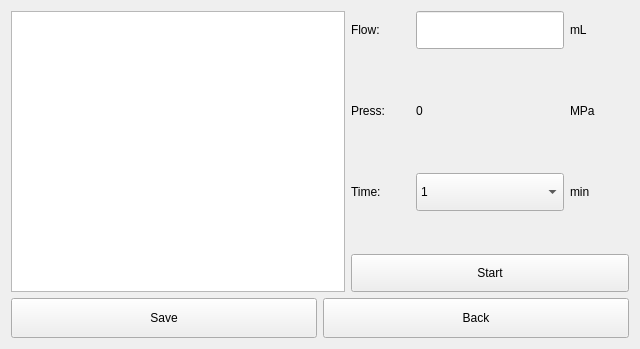
<?xml version="1.0" encoding="UTF-8"?>
<ui version="4.0">
 <class>FlowFixPageClass</class>
 <widget class="QWidget" name="FlowFixPageClass">
  <property name="geometry">
   <rect>
    <x>0</x>
    <y>0</y>
    <width>640</width>
    <height>349</height>
   </rect>
  </property>
  <property name="windowTitle">
   <string>Form</string>
  </property>
  <layout class="QGridLayout" name="gridLayout">
   <item row="0" column="0">
    <layout class="QVBoxLayout" name="verticalLayout_2" stretch="7,1">
     <item>
      <layout class="QHBoxLayout" name="horizontalLayout_4" stretch="6,5">
       <item>
        <widget class="TableCtrl" name="tableView"/>
       </item>
       <item>
        <layout class="QVBoxLayout" name="verticalLayout" stretch="1,1,1,1,1,1,1">
         <property name="spacing">
          <number>6</number>
         </property>
         <item>
          <layout class="QHBoxLayout" name="horizontalLayout_3" stretch="2,5,2">
           <item>
            <widget class="QLabel" name="label">
             <property name="sizePolicy">
              <sizepolicy hsizetype="Expanding" vsizetype="Expanding">
               <horstretch>0</horstretch>
               <verstretch>0</verstretch>
              </sizepolicy>
             </property>
             <property name="text">
              <string>Flow:</string>
             </property>
            </widget>
           </item>
           <item>
            <widget class="EditCtrl" name="flowEdit">
             <property name="sizePolicy">
              <sizepolicy hsizetype="Expanding" vsizetype="Expanding">
               <horstretch>0</horstretch>
               <verstretch>0</verstretch>
              </sizepolicy>
             </property>
            </widget>
           </item>
           <item>
            <widget class="QLabel" name="label_3">
             <property name="sizePolicy">
              <sizepolicy hsizetype="Expanding" vsizetype="Expanding">
               <horstretch>0</horstretch>
               <verstretch>0</verstretch>
              </sizepolicy>
             </property>
             <property name="text">
              <string>mL</string>
             </property>
            </widget>
           </item>
          </layout>
         </item>
         <item>
          <spacer name="verticalSpacer">
           <property name="orientation">
            <enum>Qt::Vertical</enum>
           </property>
           <property name="sizeHint" stdset="0">
            <size>
             <width>20</width>
             <height>40</height>
            </size>
           </property>
          </spacer>
         </item>
         <item>
          <layout class="QHBoxLayout" name="horizontalLayout_2" stretch="2,5,2">
           <item>
            <widget class="QLabel" name="label_2">
             <property name="sizePolicy">
              <sizepolicy hsizetype="Expanding" vsizetype="Expanding">
               <horstretch>0</horstretch>
               <verstretch>0</verstretch>
              </sizepolicy>
             </property>
             <property name="text">
              <string>Press:</string>
             </property>
            </widget>
           </item>
           <item>
            <widget class="QLabel" name="pressLbl">
             <property name="sizePolicy">
              <sizepolicy hsizetype="Expanding" vsizetype="Expanding">
               <horstretch>0</horstretch>
               <verstretch>0</verstretch>
              </sizepolicy>
             </property>
             <property name="text">
              <string>0</string>
             </property>
            </widget>
           </item>
           <item>
            <widget class="QLabel" name="label_4">
             <property name="sizePolicy">
              <sizepolicy hsizetype="Expanding" vsizetype="Expanding">
               <horstretch>0</horstretch>
               <verstretch>0</verstretch>
              </sizepolicy>
             </property>
             <property name="text">
              <string>MPa</string>
             </property>
            </widget>
           </item>
          </layout>
         </item>
         <item>
          <spacer name="verticalSpacer_3">
           <property name="orientation">
            <enum>Qt::Vertical</enum>
           </property>
           <property name="sizeHint" stdset="0">
            <size>
             <width>20</width>
             <height>40</height>
            </size>
           </property>
          </spacer>
         </item>
         <item>
          <layout class="QHBoxLayout" name="horizontalLayout_5" stretch="2,5,2">
           <item>
            <widget class="QLabel" name="label_5">
             <property name="sizePolicy">
              <sizepolicy hsizetype="Expanding" vsizetype="Expanding">
               <horstretch>0</horstretch>
               <verstretch>0</verstretch>
              </sizepolicy>
             </property>
             <property name="text">
              <string>Time:</string>
             </property>
            </widget>
           </item>
           <item>
            <widget class="ComboCtrl" name="timeCombo">
             <property name="sizePolicy">
              <sizepolicy hsizetype="Expanding" vsizetype="Expanding">
               <horstretch>0</horstretch>
               <verstretch>0</verstretch>
              </sizepolicy>
             </property>
             <item>
              <property name="text">
               <string>1</string>
              </property>
             </item>
             <item>
              <property name="text">
               <string>2</string>
              </property>
             </item>
             <item>
              <property name="text">
               <string>3</string>
              </property>
             </item>
             <item>
              <property name="text">
               <string>5</string>
              </property>
             </item>
             <item>
              <property name="text">
               <string>10</string>
              </property>
             </item>
             <item>
              <property name="text">
               <string>30</string>
              </property>
             </item>
            </widget>
           </item>
           <item>
            <widget class="QLabel" name="label_6">
             <property name="sizePolicy">
              <sizepolicy hsizetype="Expanding" vsizetype="Expanding">
               <horstretch>0</horstretch>
               <verstretch>0</verstretch>
              </sizepolicy>
             </property>
             <property name="text">
              <string>min</string>
             </property>
            </widget>
           </item>
          </layout>
         </item>
         <item>
          <spacer name="verticalSpacer_2">
           <property name="orientation">
            <enum>Qt::Vertical</enum>
           </property>
           <property name="sizeHint" stdset="0">
            <size>
             <width>20</width>
             <height>40</height>
            </size>
           </property>
          </spacer>
         </item>
         <item>
          <widget class="BtnCtrl" name="startBtn">
           <property name="sizePolicy">
            <sizepolicy hsizetype="Expanding" vsizetype="Expanding">
             <horstretch>0</horstretch>
             <verstretch>0</verstretch>
            </sizepolicy>
           </property>
           <property name="text">
            <string>Start</string>
           </property>
          </widget>
         </item>
        </layout>
       </item>
      </layout>
     </item>
     <item>
      <layout class="QHBoxLayout" name="horizontalLayout" stretch="1,1">
       <item>
        <widget class="BtnCtrl" name="saveBtn">
         <property name="sizePolicy">
          <sizepolicy hsizetype="Expanding" vsizetype="Expanding">
           <horstretch>0</horstretch>
           <verstretch>0</verstretch>
          </sizepolicy>
         </property>
         <property name="text">
          <string>Save</string>
         </property>
        </widget>
       </item>
       <item>
        <widget class="BtnCtrl" name="backBtn">
         <property name="sizePolicy">
          <sizepolicy hsizetype="Expanding" vsizetype="Expanding">
           <horstretch>0</horstretch>
           <verstretch>0</verstretch>
          </sizepolicy>
         </property>
         <property name="text">
          <string>Back</string>
         </property>
        </widget>
       </item>
      </layout>
     </item>
    </layout>
   </item>
  </layout>
 </widget>
 <customwidgets>
  <customwidget>
   <class>BtnCtrl</class>
   <extends>QPushButton</extends>
   <header>btnctrl.h</header>
  </customwidget>
  <customwidget>
   <class>EditCtrl</class>
   <extends>QLineEdit</extends>
   <header>editctrl.h</header>
  </customwidget>
  <customwidget>
   <class>TableCtrl</class>
   <extends>QTableView</extends>
   <header>tablectrl.h</header>
  </customwidget>
  <customwidget>
   <class>ComboCtrl</class>
   <extends>QComboBox</extends>
   <header>comboctrl.h</header>
  </customwidget>
 </customwidgets>
 <resources/>
 <connections/>
</ui>
